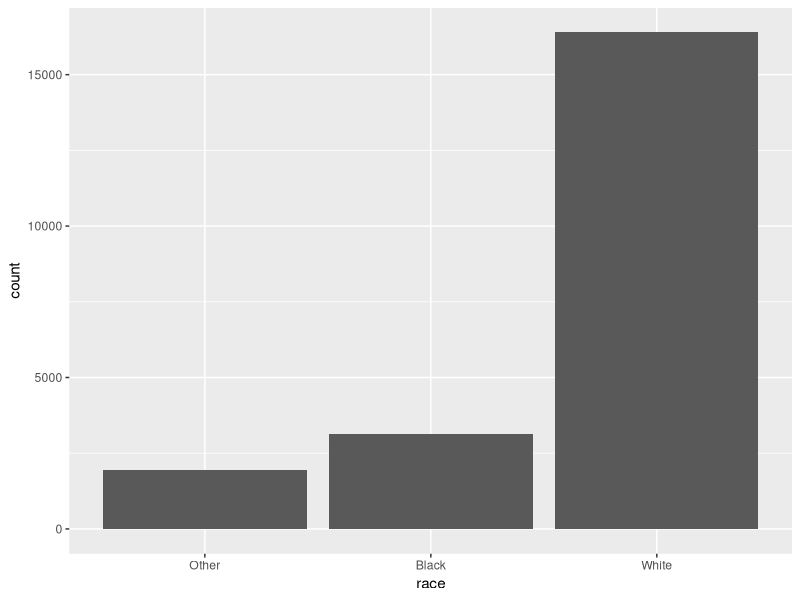

This figure's R source:
library(tidyverse)
library(forcats)

#Dataset
gss_cat
?gss_cat

gss_cat %>% 
  count(race)

#Visualização
ggplot(gss_cat, aes(race)) + 
  geom_bar()
